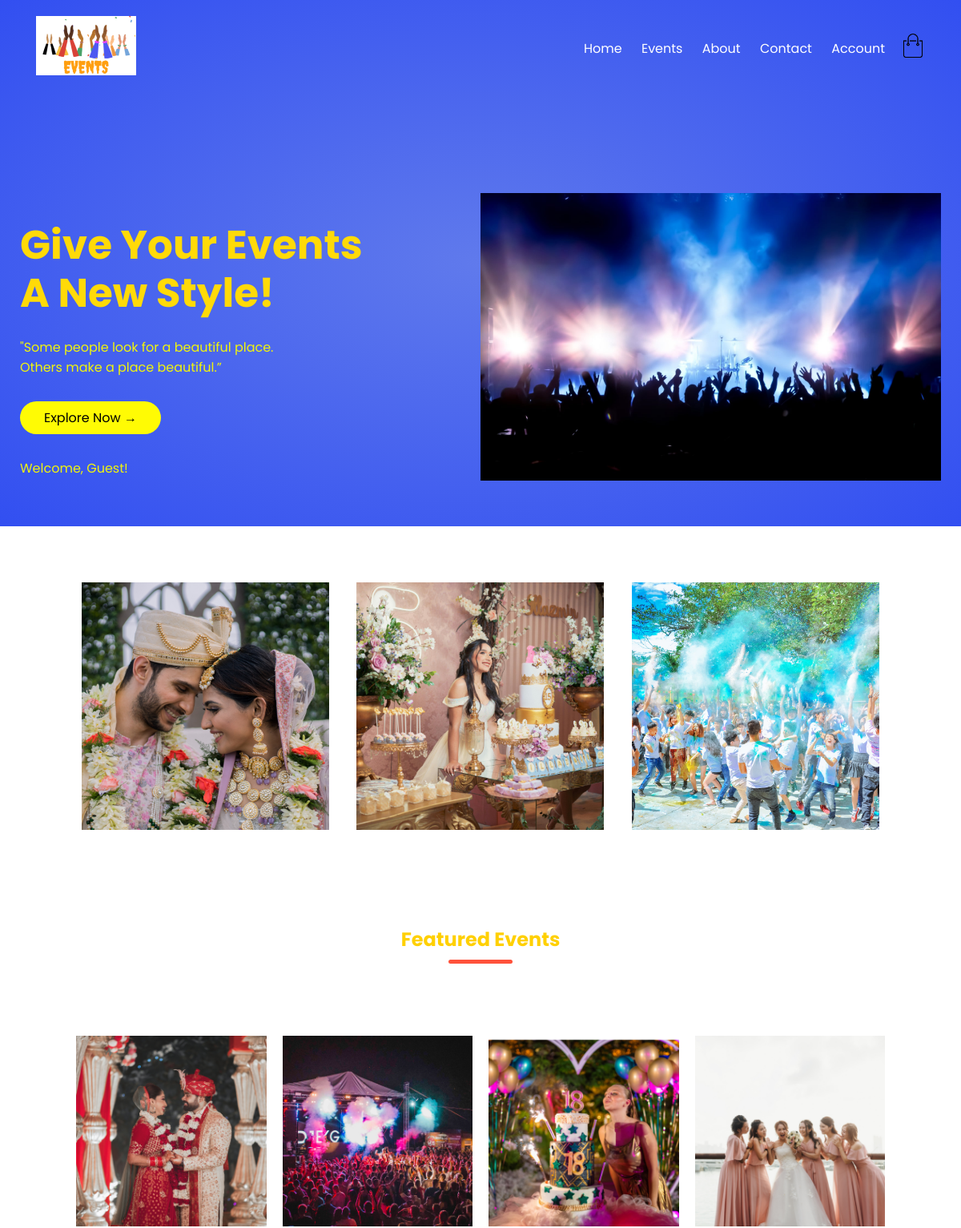
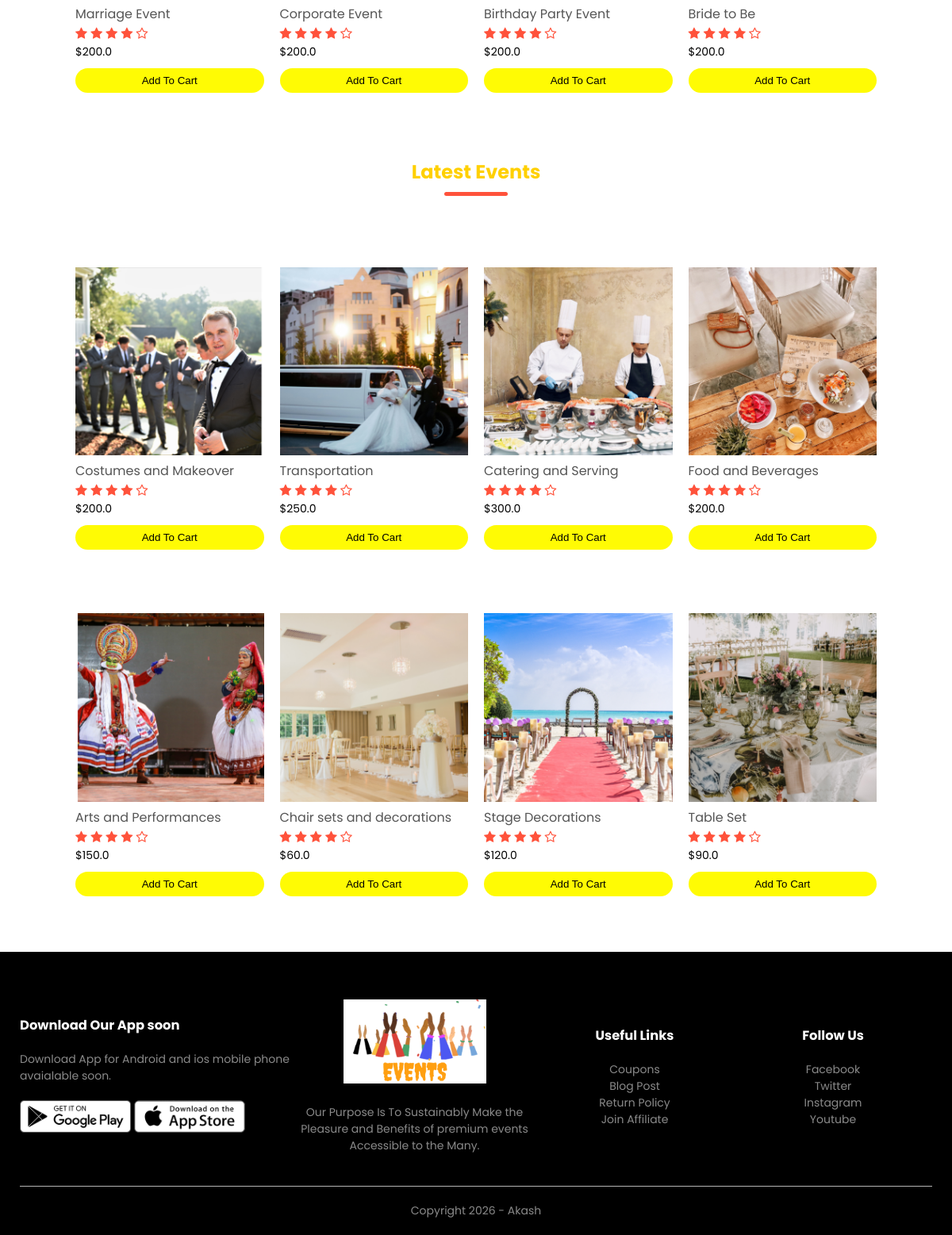
The page / on the database its author committed (2 pictures, top to bottom).
### events/models.py (models this page shows, shortened)
class Event(models.Model):
    LIVE=1
    DELETE=0
    DELETE_CHOICES=((LIVE,'Live'),(DELETE,'Delete'))
    title=models.CharField(max_length=200)
    quote=models.FloatField()
    description=models.TextField()
    image=models.ImageField(upload_to='media/')
    priority=models.IntegerField(default=0)
    create_at=models.DateTimeField(auto_now_add=True)
    updated_at=models.DateTimeField(auto_now=True)

### events/views.py (the view)
# urls.py: path('',views.index, name='home'),
def index(request):
    featured_events=Event.objects.order_by('priority')[:4]
    latest_events=Event.objects.order_by('-id')[:8]
    context={
        'featured_events':featured_events,
        'latest_events':latest_events
    }
    return render(request,'index.html',context)

### templates/index.html
{% extends 'blanklayout.html' %}
{% block banner %}
{% include 'bannerlayout.html' %}
{% endblock banner %}
{% block content %}
{% include 'homepageContent.html' %}
{% endblock content %}

### templates/blanklayout.html (shortened to what this page needs)
{% load static %}
<!DOCTYPE html>
<html lang="en">
<head>
    <link rel="stylesheet" href="{% static 'css/style.css' %}">
    <link rel="stylesheet" href="https://stackpath.bootstrapcdn.com/font-awesome/4.7.0/css/font-awesome.min.css">
</head>
<body>
    <div class="header">
        <div class="container">
            {% include 'menulayout.html' %}
            {% block banner %}
            {% endblock banner %}
        </div>
    </div>
    {% block content %}
    {% endblock content %}
    <div class="footer">
        <div class="container">
            <div class="row">
                <div class="footer-col-1">
                    <h3>Download Our App soon</h3>
                    <p>Download App for Android and ios mobile phone avaialable soon.</p>
                    <div class="app-logo">
                        <img src="{% static 'images/play-store.png' %}">
                        <img src="{% static 'images/app-store.png' %}">
                    </div>
                </div>
                <div class="footer-col-2">
                    <img src="{% static 'images/eventslogs.png' %}">
                    <p>Our Purpose Is To Sustainably Make the Pleasure and Benefits of premium events Accessible to the Many.
                    </p>
                </div>
                <div class="footer-col-3">
                    <h3>Useful Links</h3>
                    <ul>
                        <li>Coupons</li>
                        <li>Blog Post</li>
                        <li>Return Policy</li>
                        <li>Join Affiliate</li>
                    </ul>
                </div>
                <div class="footer-col-4">
                    <h3>Follow Us</h3>
                    <ul>
                        <li>Facebook</li>
                        <li>Twitter</li>
                        <li>Instagram</li>
                        <li>Youtube</li>
                    </ul>
                </div>
            </div>
            <hr>
            <p class="copyright">Copyright 2026 - Akash </p>
        </div>
    </div>
</body>
</html>

### templates/menulayout.html (shortened to what this page needs)
{% load static %}
<div class="navbar">
    <div class="logo">
        <a href="{% url 'home' %}"><img src="{% static 'images/eventslogs.png' %}" alt="logo" width="125px"></a>
    </div>
    <nav>
        <ul id="MenuItems">
            <li><a href="{% url 'home' %}">Home</a></li>
            <li><a href="{% url 'eventlist' %}">Events</a></li>
            <li><a href="{% url 'about' %}">About</a></li>
            <li><a href="{% url 'contact' %}">Contact</a></li>
            <li><a href="{% url 'login' %}">Account</a></li>
        </ul>
    </nav>
    <a href="{% url 'orderscart' %}"><img src="{% static 'images/cart.png' %}" width="30px" height="30px"></a>
</div>

### templates/bannerlayout.html
{% load static %}
<div class="row banner">
    <div class="col-2">
        <h1>Give Your Events <br> A New Style!</h1>
        <p>"Some people look for a beautiful place. <br> Others make a place beautiful.” </p>
        <a href="#" class="btn">Explore Now &#8594;</a>
        {% if user.is_authenticated %}
            <p class="welcome-msg">Welcome, {{ user.username }}!</p>
        {% else %}
            <p class="welcome-msg">Welcome, Guest!</p>
        {% endif %}
    </div>
    <div class="col-2">
        <img src="{% static 'images/logoheader2.jpg' %}" alt="Logo">
    </div>
</div>

### templates/homepageContent.html (shortened to what this page needs)
{% load static %}
    <div class="categories">
        <div class="small-container">
            <div class="row">
                <div class="col-3">
                    <img src="{% static 'images/categoryimg1.png' %}">
                </div>
                <div class="col-3">
                    <img src="{% static 'images/categoryimage2.png' %}">
                </div>
                <div class="col-3">
                    <img src="{% static 'images/categoryimage3.png' %}">
                </div>
            </div>
        </div>
    </div>
    <div class="small-container">
        <h2 class="title">Featured Events</h2>
        <div class="row">
            {% for event in featured_events %}
            <div class="col-4">
                <a href="{% url 'eventdetails' event.pk %}">
                    <img src="{{ event.image.url }}">
                </a>
                <h4>{{ event.title }}</h4>
                <div class="rating">
                    <i class="fa fa-star"></i>
                    <i class="fa fa-star"></i>
                    <i class="fa fa-star"></i>
                    <i class="fa fa-star"></i>
                    <i class="fa fa-star-o"></i>
                </div>
                <p class="price">${{ event.quote }}</p>
                <form method="post" action="{% url 'add_to_cart' event.id %}" style="display:inline;">
                    <button type="submit" class="btn">Add To Cart</button>
                </form>
            </div>
            {% endfor %}
        </div>
        <h2 class="title">Latest Events</h2>
        <div class="row">
            {% for event in latest_events %}
            <div class="col-4">
                <a href="{% url 'eventdetails' event.pk %}">
                    <img src="{{ event.image.url }}">
                </a>
                <h4>{{ event.title }}</h4>
                <div class="rating">
                    <i class="fa fa-star"></i>
                    <i class="fa fa-star"></i>
                    <i class="fa fa-star"></i>
                    <i class="fa fa-star"></i>
                    <i class="fa fa-star-o"></i>
                </div>
                <p class="price">${{ event.quote }}</p>
                <form method="post" action="{% url 'add_to_cart' event.id %}" style="display:inline;">
                    <button type="submit" class="btn">Add To Cart</button>
                </form>
            </div>
            {% endfor %}
        </div>
    </div>

### static/css/style.css (style rules this page uses)
* { margin: 0; padding: 0; box-sizing: border-box; }
body { font-family: 'Poppins', sans-serif; }
.navbar { display: flex; align-items: center; padding: 20px; }
nav { flex: 1; text-align: right; }
nav ul { display: inline-block; list-style-type: none; }
nav ul li { display: inline-block; margin-right: 20px; }
a { text-decoration: none; color: #ffffff; }
p { color: #f1f50b; }
h1 { color:rgb(255, 218, 8) }
.container { max-width: 1300px; margin: auto; padding-left: 25px; padding-right: 25px; }
.row { display: flex; align-items: center; flex-wrap: wrap; justify-content: space-around; }
.col-2 { flex-basis: 50%; min-width: 300px; }
.col-2 img { max-width: 100%; padding: 50px 0; }
.col-2 h1 { font-size: 50px; line-height: 60px; margin: 25px 0; }
.btn { display: inline-block; background: #fffb04; color: rgb(0, 0, 0); padding: 8px 30px; margin: 30px 0; border-radius: 30px; transition: background 0.5s; }
.header { background: radial-gradient(#607aec,#324ff1); }
.header .row { margin-top: 70px; }
.categories { margin: 70px 0; }
.col-3 { flex-basis: 30%; min-width: 250px; margin-bottom: 30px; }
.col-3 img { width: 100%; }
.small-container { max-width: 1080px; margin: auto; padding-left: 25px; padding-right: 25px; }
.col-4 { flex-basis: 25%; padding: 10px; min-width: 200px; margin-bottom: 50px; transition: transform 0.5s; }
.col-4 img { width: 100%; }
.price { color: #000000; }
.title { text-align: center; margin: 0 auto 80px; position: relative; line-height: 60px; color: #ffd000; }
.title::after { content: ''; background: #ff523b; width: 80px; height: 5px; border-radius: 5px; position: absolute; bottom: 0; left: 50%; transform: translateX(-50%); }
h4 { color: #555; font-weight: normal; }
.col-4 p { font-size: 14px; }
.rating .fa { color: #ff523b; }
.footer { background: black; color: #8a8a8a; font-size: 14px; padding: 60px 0 20px; }
.footer p { color: #8a8a8a; }
.footer h3 { color: #fff; margin-bottom: 20px; }
.footer-col-1, .footer-col-2, .footer-col-3, .footer-col-4 { min-width: 250px; margin-bottom: 20px; }
.footer-col-1 { flex-basis: 30%; }
.footer-col-2 { flex: 1; text-align: center; }
.footer-col-2 img { width: 180px; margin-bottom: 20px; }
.footer-col-3, .footer-col-4 { flex-basis: 12%; text-align: center; }
ul { list-style-type: none; }
.app-logo { margin-top: 20px; }
.app-logo img { width: 140px; }
.footer hr { border: none; background: #b5b5b5; height: 1px; margin: 20px 0; }
.copyright { text-align: center; }
form .btn { width: 100%; border: none; cursor: pointer; margin: 10px 0; }

### rows shown on the page
Event: image (picture), title "Marriage Event", quote "200.0"
Event: image (picture), title "Corporate Event", quote "200.0"
Event: image (picture), title "Birthday Party Event", quote "200.0"
Event: image (picture), title "Bride to Be", quote "200.0"
Event: image (picture), title "Costumes and Makeover", quote "200.0"
Event: image (picture), title "Transportation", quote "250.0"
Event: image (picture), title "Catering and Serving", quote "300.0"
Event: image (picture), title "Food and Beverages", quote "200.0"
Event: image (picture), title "Arts and Performances", quote "150.0"
Event: image (picture), title "Chair sets and decorations", quote "60.0"
Event: image (picture), title "Stage Decorations", quote "120.0"
Event: image (picture), title "Table Set", quote "90.0"
